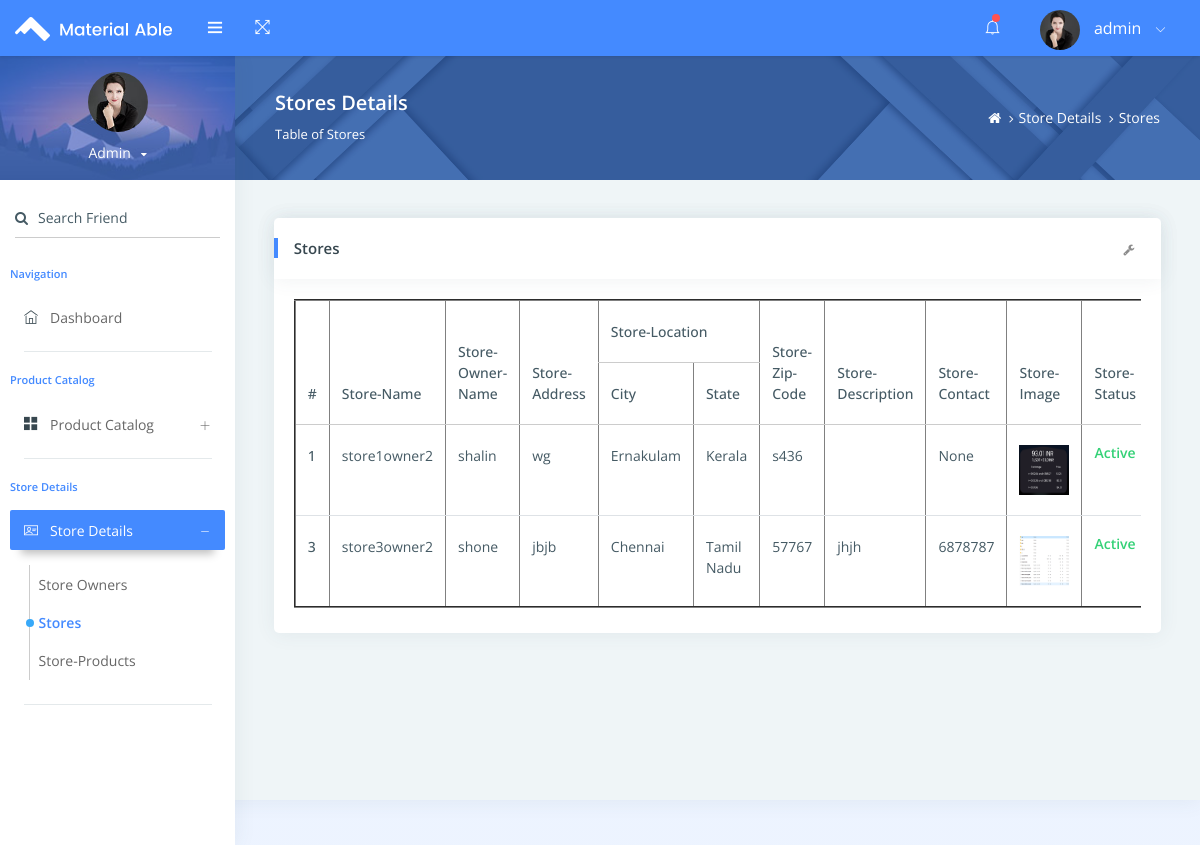
The app's page /adminpage/stores-list (signed in) with its own data.
### admin_app/models.py (models this page shows, shortened)
class Store(models.Model):
    store_ownwer_name=models.ForeignKey(Store_owner_login,on_delete=models.CASCADE)
    store_name=models.TextField(max_length=200)
    store_location=models.TextField(max_length=200)
    store_description = models.TextField(blank=True, null=True)
    city = models.ForeignKey(City,on_delete=models.CASCADE)
    zip_code = models.CharField(max_length=20)
    latitude= models.DecimalField(max_digits=9,decimal_places=6)
    longitude= models.DecimalField(max_digits=9,decimal_places=6)
    store_number=models.IntegerField(blank=True,null=True)
    store_image = models.ImageField(upload_to='store_images/', blank=True, null=True)
    store_is_active=models.BooleanField(default=True)
    store_is_suspicious=models.BooleanField(default=False)

class Store_owner_login(models.Model):
    store_ownwer_name=models.CharField(max_length=200)
    store_ownwer_email=models.EmailField(unique=True)
    store_ownwer_password=models.CharField(max_length=200)
    store_ownwer_mobile=models.IntegerField()
    owner_is_suspicious=models.BooleanField(default=False)
    def __str__(self):
        return self.store_ownwer_name

class City(models.Model):
    state=models.ForeignKey(State,on_delete=models.CASCADE)
    city=models.CharField(max_length=100)
    def __str__(self):
        return self.city

class State(models.Model):
    state=models.CharField(max_length=100)
    def __str__(self):
        return self.state

### admin_app/views.py (the view)
    def check_admin(request,*args,**kwargs):
        if 'admin_id' not in request.session:
            return redirect('admin_page_login')
        return admin_fuction(request,*args,**kwargs)

### admin_app/views.py (called while the page is built)
def admin_login_required(admin_fuction):
    def check_admin(request,*args,**kwargs):
        if 'admin_id' not in request.session:
            return redirect('admin_page_login')
        return admin_fuction(request,*args,**kwargs)
    return check_admin

@admin_login_required
def admin_page_stores_list(request):
    admin_name=request.session['admin_name']
    stores_list=Store.objects.all()
    return render(request,'stores_list.html',{'stores_list':stores_list,'admin_name':admin_name})

### admin_app/templates/stores_list.html (shortened to what this page needs)
{% extends 'admin_index.html' %}
{% load static %}
{% block content %}
<ul class="pcoded-item pcoded-left-item">
    <li class="">
        <a href="{% url 'admin_index' %}" class="waves-effect waves-dark">
            <span class="pcoded-micon"><i class="ti-home"></i><b>D</b></span>
            <span class="pcoded-mtext">Dashboard</span>
        </a>
    </li>
</ul>
<div class="pcoded-navigation-label">Product Catalog</div>
<ul class="pcoded-item pcoded-left-item">
    <li class="pcoded-hasmenu">
        <a href="javascript:void(0)" class="waves-effect waves-dark">
            <span class="pcoded-micon"><i class="ti-layout-grid2-alt"></i><b>BC</b></span>
            <span class="pcoded-mtext">Product Catalog</span>
        </a>
    </li>
</ul>
<div class="pcoded-navigation-label">Store Details</div>
<ul class="pcoded-item pcoded-left-item">
    <li class="pcoded-hasmenu active pcoded-trigger">
        <a href="javascript:void(0)" class="waves-effect waves-dark">
            <span class="pcoded-micon"><i class="ti-id-badge"></i><b>BC</b></span>
            <span class="pcoded-mtext">Store Details</span>
        </a>
        <ul class="pcoded-submenu">
             <li class="">
                <a href="{% url 'admin_page_store_owner_list' %}" class="waves-effect waves-dark">
                    <span class="pcoded-mtext">Store Owners</span>
                </a>
            </li>
            <li class="active">
                <a href="{% url 'admin_page_stores_list' %}" class="waves-effect waves-dark">
                    <span class="pcoded-mtext">Stores</span>
                </a>
            </li>
            <li class="">
                <a href="{% url 'admin_page_store_products' %}" class="waves-effect waves-dark">
                    <span class="pcoded-mtext">Store-Products</span>
                </a>
            </li>
        </ul>
    </li>
</ul>
</nav>
<div class="pcoded-content">
<div class="page-header">
<div class="page-block">
    <div class="row align-items-center">
        <div class="col-md-8">
            <div class="page-header-title">
                <h5 class="m-b-10">Stores Details</h5>
                <p class="m-b-0">Table of Stores</p>
            </div>
        </div>
        <div class="col-md-4">
            <ul class="breadcrumb">
                <li class="breadcrumb-item">
                    <a href="{% url 'admin_index' %}"> <i class="fa fa-home"></i> </a>
                </li>
                <li class="breadcrumb-item"><a href="#!">Store Details</a>
                </li>
                <li class="breadcrumb-item"><a href="#!">Stores</a>
                </li>
            </ul>
        </div>
    </div>
</div>
</div>
<div class="pcoded-inner-content">
<div class="main-body">
    <div class="page-wrapper">
        <div class="page-body">
            <div class="card">
                <div class="card-header">
                    <h5>Stores</h5>
                    <div class="card-header-right">
                        <ul class="list-unstyled card-option">
                            <li><i class="fa fa fa-wrench open-card-option"></i></li>
                        </ul>
                    </div>
                </div>
                <div class="card-block table-border-style">
                    <div class="table-responsive">
                        {% if stores_list %}
                        <table class="table table-hover" border="2">
                            <thead>
                                <tr>
                                    <th rowspan='2'>#</th>
                                    <th rowspan='2'>Store-Name</th>
                                    <th rowspan='2'>Store-Owner-Name</th>
                                    <th rowspan='2'>Store-Address</th>
                                    <th colspan="2">Store-Location</th>
                                    <th rowspan='2'>Store-Zip-Code</th>
                                    <th rowspan='2'>Store-Description</th>
                                    <th rowspan='2'>Store-Contact</th>
                                    <th rowspan='2'>Store-Image</th>
                                    <th rowspan='2'>Store-Status</th>
                                </tr>
                                <tr>
                                    <th>City</th>
                                    <th>State</th>
                                </tr>
                            </thead>
                            <tbody>
                                {% for i in stores_list %}
                                <tr>
                                    <th scope="row">{{ i.id }}</th>
                                    <td>{{ i.store_name }}</td>
                                    <td>{{ i.store_ownwer_name }}</td>
                                    <td>{{ i.store_location }}</td>
                                    <td>{{ i.city }}</td>
                                    <td>{{ i.city.state }}</td>
                                    <td>{{ i.zip_code }}</td>
                                    <td>{{ i.store_description }}</td>
                                    <td>{{ i.store_number }}</td>
                                    <td><img src="{{ i.store_image.url }}" alt="{{ i.store_name }}" width="50" height="50"></td>
                                    <td>{% if i.store_is_active %} <h6 style="color: #33d176;">Active</h6> {% else %} <h6 style="color: #d13333;">In-Active</h6> {% endif %}</td>
                                </tr>
                                {% endfor %}
                            </tbody>
                        </table>
                        {% else %}
                        <p>No table found</p>
                        {% endif %}
                    </div>
                </div>
            </div>
        </div>
    </div>
</div>
</div>
</div>
{% endblock %}

### records on screen
Store: id "1", store_name "store1owner2", store_ownwer_name "shalin", store_location "wg", city "Ernakulam", city.state "Kerala", zip_code "s436", store_number "None", store_image (picture), store_is_active "Active"
Store: id "3", store_name "store3owner2", store_ownwer_name "shone", store_location "jbjb", city "Chennai", city.state "Tamil Nadu", zip_code "57767", store_description "jhjh", store_number "6878787", store_image (picture), store_is_active "Active"

### other values on screen
{{ admin_name }} "admin"
{{ admin_name }} "Admin"
